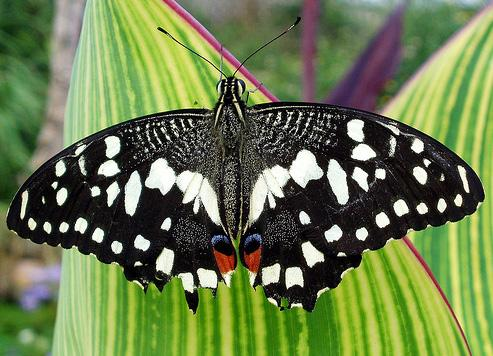
#> input picture Data/butterfly.jpg, 493 x 356 px; its folder holds only this picture in this run
$ jupyter execute --allow-errors 'OpenCV-Fundamentals--Image-Processing-&-Computer-Vision.ipynb'   (older library calls are emulated)
#> lines starting #> are read from the running program, lines starting #| are printed output that depends on the picture; after the words box and inside, x2 and y2 are one past the last pixel; in counts of white or black regions, pixels touching at a corner belong together
# OpenCV Fundamentals: Image Processing & Computer Vision

This notebook showcases a curated set of **image processing and computer vision fundamentals** using **OpenCV** and **NumPy**.

> **Data folder:** all images are expected to be under `./Data/`
> (e.g., `Data/butterfly.jpg`, `Data/cameraman.jpg`, `Data/chess_football.png`, `Data/detect_blob.png`, `Data/opencv-logo.png`, `Data/players.jpg`, `Data/thresh.jpg`).

**What you'll see here**

- Reading & inspecting images
- Creating images from scratch (NumPy)
- Color channels (RGB) and color spaces (HSV)
- Array slicing and simple pixel manipulations
- Geometric transforms (resize, crop, rotation, flip)
- Thresholding, morphology, Canny edges
- Drawing shapes (rectangle, triangle)
- Interactive drawing with mouse callbacks (local run)
- Convolutions (blur) and Sobel edge filters
- Color histograms

---

## 1) Setup & Helper Utilities

[cell 1]
from __future__ import annotations

import os
from typing import Tuple
import cv2
import numpy as np
import matplotlib.pyplot as plt

# Project constants
DATA_DIR = "../Data"

def img_path(name: str) -> str:
    """Return full path to an image inside the Data folder."""
    return os.path.join(DATA_DIR, name)

def load_bgr(name: str) -> np.ndarray:
    """Always load an image from the Data/ folder (relative to this notebook)."""
#> call 2 of load_bgr, with name = 'butterfly.jpg'
#> in load_bgr, img is the input picture: shape (356, 493, 3); mean B, G, R 77.2, 123.6, 107
    path = os.path.join("../Data", name)   # force search in ../Data
    img = cv2.imread(path)
    if img is None:
        raise FileNotFoundError(f"Could not read {path}. Make sure the file exists in Data/")
    return img

def bgr_to_rgb(img_bgr: np.ndarray) -> np.ndarray:
    return cv2.cvtColor(img_bgr, cv2.COLOR_BGR2RGB)

def show(img: np.ndarray, title: str = "", cmap: str | None = None):
    """Convenience display helper. Accepts grayscale or color images (RGB)."""
    plt.figure(figsize=(5, 5))
    if img.ndim == 2:
        plt.imshow(img, cmap=cmap or "gray")
    else:
        plt.imshow(img)
    if title:
        plt.title(title)
    plt.axis("off")
    plt.show()

## 2) Image Loading & Basic Inspection
We'll start by loading the OpenCV logo and inspecting its **shape** and **size**.

#> (a cell that did not finish here is left out)

## 3) Synthetic Images with NumPy
Create **black** and **white** images directly from arrays.

[cell 3]
black = np.zeros((150, 200, 3), dtype=np.uint8)
white = np.ones((150, 200, 3), dtype=np.uint8) * 255

show(black, title="Black Image (150×200)")
show(white, title="White Image (150×200)")

## 4) Color Channels & Color Spaces
Visualize the **R, G, B** channels independently and convert the image to **HSV**.

[cell 4]
butterfly_bgr = load_bgr("butterfly.jpg")
butterfly_rgb = bgr_to_rgb(butterfly_bgr)

# Split channels (on RGB image for intuitive visualization)
R, G, B = cv2.split(butterfly_rgb)
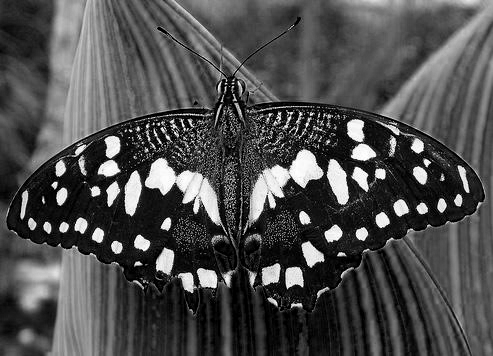
#> B: shape (356, 493); min 0, max 255, mean 77.2

plt.figure(figsize=(12, 4))
for i, (ch, name, cm) in enumerate([(R, "Red Channel", "Reds"),
                                    (G, "Green Channel", "Greens"),
                                    (B, "Blue Channel", "Blues")]):
    plt.subplot(1, 3, i+1)
    plt.imshow(ch, cmap=cm)
    plt.title(name)
    plt.axis("off")
#> this loop made 3 passes
#> (name, cm) on passes 1 to 3: ('Red Channel', 'Reds'), ('Green Channel', 'Greens'), ('Blue Channel', 'Blues')
plt.show()

# HSV conversion (OpenCV uses BGR as input)
butterfly_hsv = cv2.cvtColor(butterfly_bgr, cv2.COLOR_BGR2HSV)
#> butterfly_hsv: shape (356, 493, 3); mean H, S, V 56.2, 104.6, 127.3
# Convert back to RGB for display
butterfly_hsv_rgb = cv2.cvtColor(butterfly_hsv, cv2.COLOR_HSV2RGB)
show(butterfly_hsv_rgb, title="Butterfly in HSV (visualized in RGB)")

## 5) NumPy Arrays & Pixel Slicing
Here we load the OpenCV logo image and isolate the blue channel by setting the red and green channels to zero, while preserving the original alpha channel. This highlights only the blue component of the logo.

[cell 5]
import cv2, numpy as np, matplotlib.pyplot as plt

DATA_DIR = "../Data"
img_path = os.path.join(DATA_DIR, "opencv-logo.png")

img = cv2.imread(img_path, cv2.IMREAD_UNCHANGED)  # BGRA if PNG has alpha
#> (the rest of this cell did not finish here and is left out)

## 6) Resizing & Interpolation
Compare **half-size** scaling and stretching with **linear** vs **nearest** interpolation.

#> (a cell that did not finish here is left out)

players_rgb = bgr_to_rgb(players_bgr)

half = cv2.resize(players_rgb, (0, 0), fx=0.5, fy=0.5)
resized_linear = cv2.resize(players_rgb, (600, 600), interpolation=cv2.INTER_LINEAR)
resized_nearest = cv2.resize(players_rgb, (600, 600), interpolation=cv2.INTER_NEAREST)

plt.figure(figsize=(15, 4))
for i, (im, title) in enumerate([(half, "Half Size (fx=0.5, fy=0.5)"),
                                 (resized_linear, "600×600 — INTER_LINEAR"),
                                 (resized_nearest, "600×600 — INTER_NEAREST")]):
    plt.subplot(1, 3, i+1)
    plt.imshow(im)
    plt.title(title)
    plt.axis("off")
plt.tight_layout()
plt.show()

## 7) Region of Interest (ROI) & Rotation
Draw a rectangle around a region, crop it, and rotate the crop **without clipping**.

#> (a cell that did not finish here is left out)

blob_rgb = bgr_to_rgb(blob_bgr)

# Manually-specified ROI for the solid blue square (tweak if needed for your image)
x, y, w, h = 289, 92, 90, 94
boxed = blob_rgb.copy()
cv2.rectangle(boxed, (x, y), (x+w, y+h), (255, 0, 0), 2)

roi = blob_rgb[y:y+h, x:x+w]

# Rotate ROI by 45° without clipping
(h_roi, w_roi) = roi.shape[:2]
center = (w_roi // 2, h_roi // 2)
M = cv2.getRotationMatrix2D(center, 45, 1.0)
cos, sin = abs(M[0, 0]), abs(M[0, 1])
new_w = int((h_roi * sin) + (w_roi * cos))
new_h = int((h_roi * cos) + (w_roi * sin))
M[0, 2] += (new_w / 2) - center[0]
M[1, 2] += (new_h / 2) - center[1]
rotated = cv2.warpAffine(roi, M, (new_w, new_h))

plt.figure(figsize=(12, 4))
for i, (im, title) in enumerate([(boxed, "Image with ROI"),
                                 (roi, "Cropped ROI"),
                                 (rotated, "Rotated ROI (45°)")]):
    plt.subplot(1, 3, i+1)
    plt.imshow(im)
    plt.title(title)
    plt.axis("off")
plt.tight_layout()
plt.show()

## 8) Thresholding, Morphology & Canny Edges
Demonstrate classic preprocessing steps and how **edge thresholds** affect results.

[cell 8]
thresh_gray = cv2.imread(os.path.join("../Data", "thresh.jpg"), cv2.IMREAD_GRAYSCALE)
#> (the rest of this cell did not finish here and is left out)

## 9) Drawing Shapes & Flipping
Flip an image vertically, draw a **red rectangle**, and draw/fill a **blue triangle**.
Also, load a chess/football image and fix its color order for display.

[cell 9]
butter_bgr = load_bgr("butterfly.jpg")
butter_rgb = bgr_to_rgb(butter_bgr)

# Flip vertically (upside-down)
flipped = cv2.flip(butter_rgb, 0)
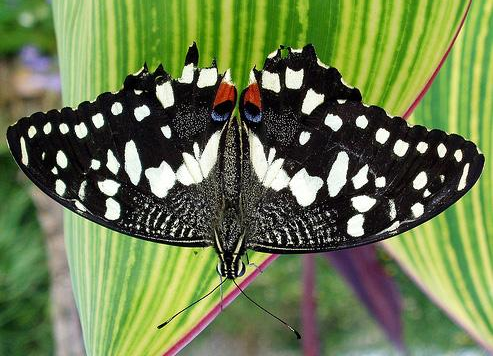
#> flipped: shape (356, 493, 3); mean R, G, B 107, 123.6, 77.2

# Red rectangle (coordinates calibrated for this image; adjust if needed)
rect_img = butter_rgb.copy()
cv2.rectangle(rect_img, (60, 50), (430, 320), (255, 0, 0), 3)  # red in RGB
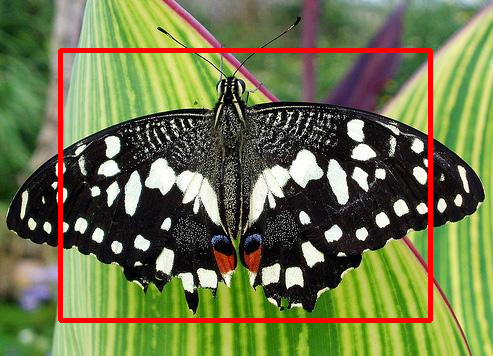
#> rect_img: shape (356, 493, 3); mean R, G, B 111.7, 118.3, 74.2

# Blue triangle in the middle
triangle_img = butter_rgb.copy()
h, w = triangle_img.shape[:2]
#> h = 356; w = 493
pts = np.array([[w//2, h//4], [w//4, 3*h//4], [3*w//4, 3*h//4]], dtype=np.int32)
#> pts = [[246, 89], [123, 267], [369, 267]]
cv2.fillPoly(triangle_img, [pts.reshape(-1, 1, 2)], color=(0, 0, 255))  # blue fill
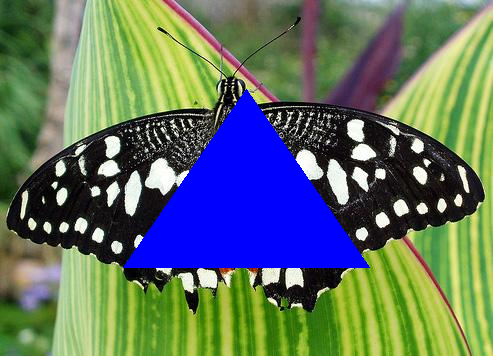
#> triangle_img: shape (356, 493, 3); mean R, G, B 97, 113.9, 100.5

# Chess & football image
#> (the rest of this cell did not finish here and is left out)

## 10) Interactive Drawing (Local Run)
Right-click anywhere on the image to draw an **empty red circle**.
This uses OpenCV's **HighGUI** API and works best when running the notebook **locally**.

> If you're viewing on GitHub or a hosted notebook where GUI windows aren't supported, skip this cell.

[cell 10]
RUN_GUI = True  # set to True when running locally with GUI support

#> (the rest of this cell did not finish here and is left out)

## 11) Convolution, Sobel Edges & Color Histograms
Apply a small **low-pass** blur, **Sobel X** edges, and plot the **RGB histograms**.

[cell 11]
img_bgr = load_bgr("butterfly.jpg")
img_rgb = bgr_to_rgb(img_bgr)
gray = cv2.cvtColor(img_bgr, cv2.COLOR_BGR2GRAY)
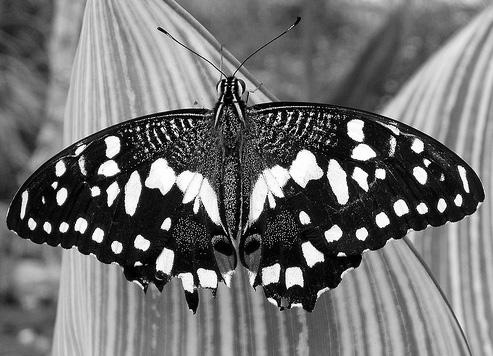
#> gray: shape (356, 493); min 0, max 255, mean 113.3

# Binary threshold (for demonstration)
_, binary = cv2.threshold(gray, 100, 255, cv2.THRESH_BINARY)
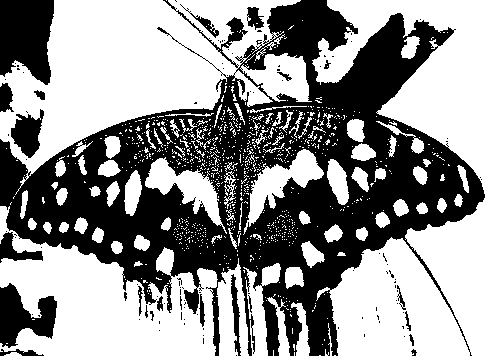
#> binary: shape (356, 493); 57.1% white; 120 black regions (96 under 20 px), largest, box (x1, y1, x2, y2) and area: (0, 0, 485, 356) 65823, (0, 0, 54, 85) 3685, (0, 283, 57, 348) 2101

# HSV (visualized back in RGB)
hsv = cv2.cvtColor(img_bgr, cv2.COLOR_BGR2HSV)
hsv_rgb = cv2.cvtColor(hsv, cv2.COLOR_HSV2RGB)

# 4×4 low-pass (sum = 16 * 0.01 = 0.16; mild blur for demo)
kernel = np.ones((4, 4), np.float32) * 0.01
blurred = cv2.filter2D(img_rgb, -1, kernel)
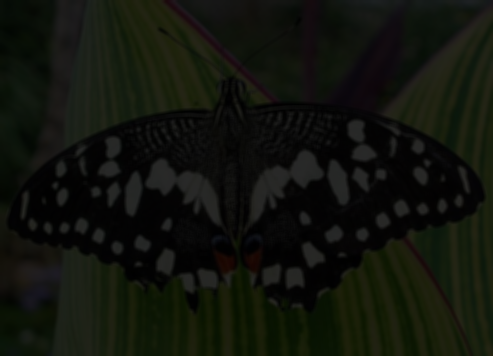
#> blurred: shape (356, 493, 3); mean R, G, B 17.1, 19.8, 12.4

# Sobel X on grayscale
sobelx = cv2.Sobel(gray, cv2.CV_64F, 1, 0, ksize=5)
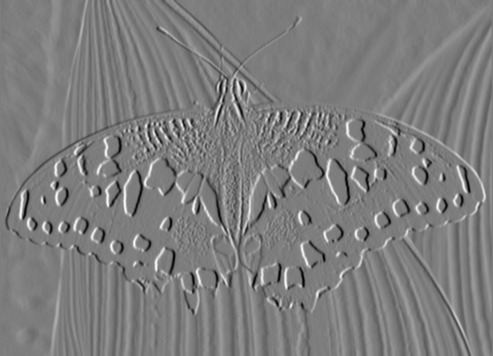
#> sobelx: shape (356, 493) float64; min -11169, max 11546, mean 22.5; drawn with min black and max white
sobelx_abs = cv2.convertScaleAbs(sobelx)
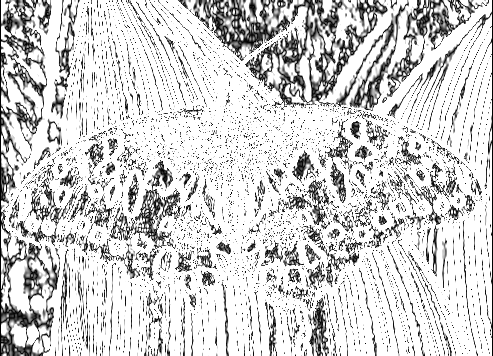
#> sobelx_abs: shape (356, 493); min 0, max 255, mean 208

plt.figure(figsize=(12, 10))
plt.subplot(2, 3, 1); plt.imshow(img_rgb); plt.title("Original (RGB)"); plt.axis("off")
plt.subplot(2, 3, 2); plt.imshow(binary, cmap="gray"); plt.title("Binary Threshold"); plt.axis("off")
plt.subplot(2, 3, 3); plt.imshow(hsv_rgb); plt.title("HSV (visualized)"); plt.axis("off")
plt.subplot(2, 3, 4); plt.imshow(blurred); plt.title("Blurred (4×4 kernel)"); plt.axis("off")
plt.subplot(2, 3, 5); plt.imshow(sobelx_abs, cmap="gray"); plt.title("Sobel X (ksize=5)"); plt.axis("off")
plt.subplot(2, 3, 6)
r, g, b = img_rgb[..., 0], img_rgb[..., 1], img_rgb[..., 2]
plt.hist(r.ravel(), bins=256, color='red', alpha=0.5, label='Red')
plt.hist(g.ravel(), bins=256, color='green', alpha=0.5, label='Green')
plt.hist(b.ravel(), bins=256, color='blue', alpha=0.5, label='Blue')
plt.title("RGB Histograms"); plt.legend()
plt.tight_layout(); plt.show()
#> after `plt.tight_layout()`:
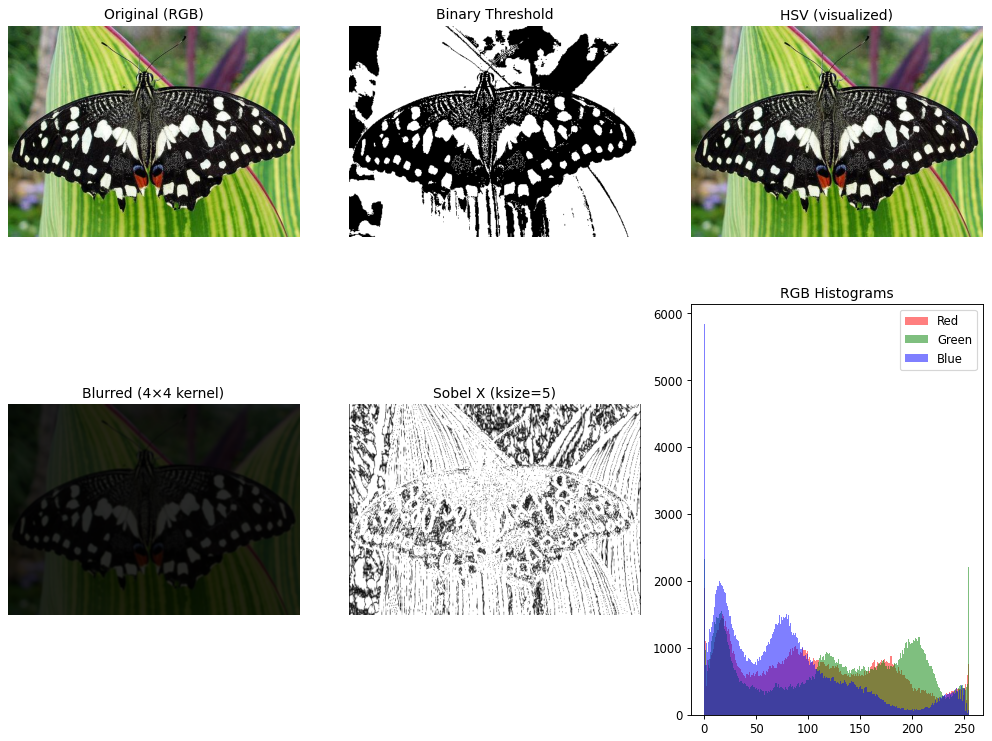
#> figure drawn by matplotlib, 6 panels; panel 6: tallest bar 1893 high, from x = 0 to 0.996; panel 6: tallest bar 2326 high, from x = 0 to 0.996; panel 6: tallest bar 5844 high, from x = 0 to 0.996

$ run again, on Data/players.jpg
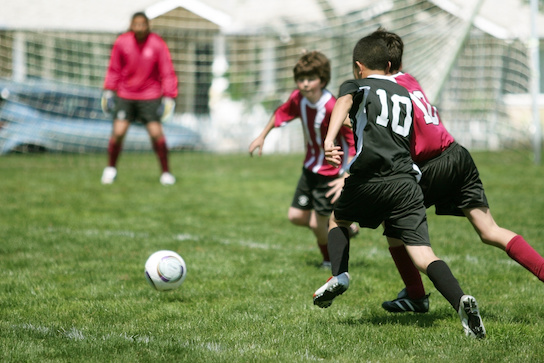
#> input picture Data/players.jpg, 544 x 363 px
#> in load_bgr, img is the input picture: shape (363, 544, 3); mean B, G, R 103.7, 137.8, 129.6
#> `resized_linear = cv2.resize(players_rgb, (600, 600), interpolation=cv2..`:
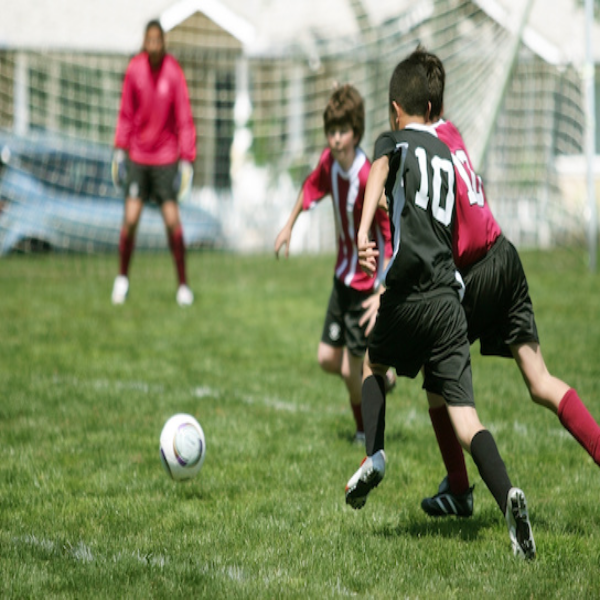
#> resized_linear: shape (600, 600, 3); mean R, G, B 129.5, 137.7, 103.5
#> the loop `for i, (im, title) in enumerate([(half, "Half Size (fx=0.5, fy=0.5)"),..` made 3 passes
#> title on passes 1 to 3: 'Half Size (fx=0.5, fy=0.5)', '600×600 — INTER_LINEAR', '600×600 — INTER_NEAREST'
#> `plt.show()`:
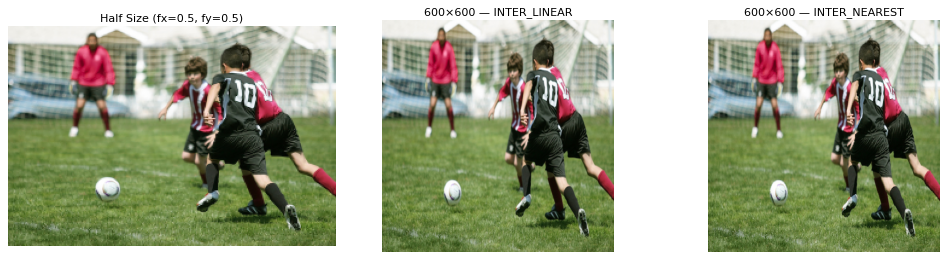
#> figure drawn by matplotlib, 3 panels
